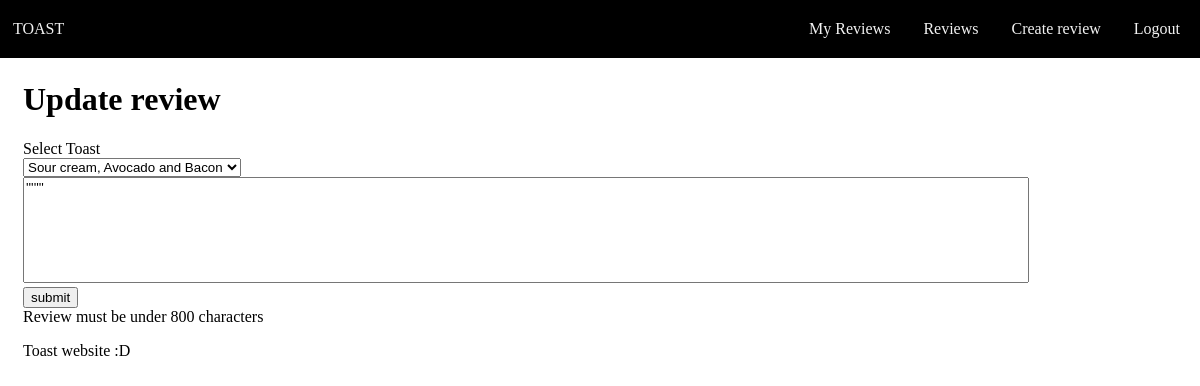
Before: /update_reviews (signed in) with the older database file.
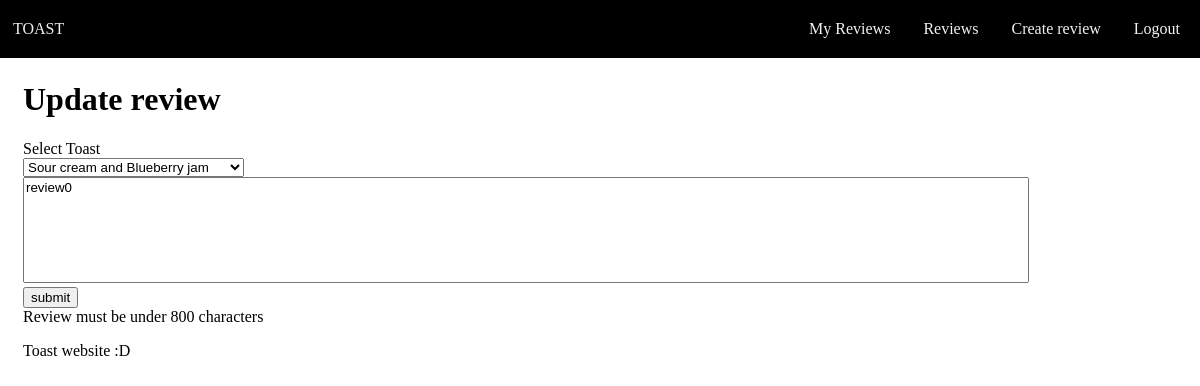
After: the same page with the newer database file.
### tables this page shows
CREATE TABLE Reviews (id INTEGER PRIMARY KEY AUTOINCREMENT, user_id INTEGER REFERENCES Users (id), review TEXT NOT NULL, toast_id, approval INTEGER);

### routes.py (the view, shortened to what this page needs)
@app.route('/update_reviews', methods=['GET', 'POST'])
def update_reviews():
    if request.method == 'GET':
        username = session['username']
        query = "SELECT t.id, description, review FROM reviews as r join users as u on r.user_id = u.id join Toast as t on r.toast_id = t.id WHERE u.username = ?"
        toasts = sql_queries(query, 1, (username, ))
        return render_template('update_reviews.html', toasts=toasts)

### routes.py (called while the page is built)
def sql_queries(query, option, data=None):
    connection = sqlite3.connect('toast.db')
    cursor = connection.cursor()
    if data:
        cursor.execute(query, data)
    else:
        cursor.execute(query)
    if option == 0:
        result = cursor.fetchone()
        return result
    elif option == 1:
        result = cursor.fetchall()
        return result
    else:
        connection.commit()
    connection.close()

### templates/update_reviews.html (shortened to what this page needs)
{% extends 'layout.html' %}
{% block h1 -%}Update review{%- endblock %}
    {% block main -%}
        <form name="Toast Reviewed" method="post">
            <label>Select Toast</label>
            <br>
            <select id="review" name="toast_id" onchange="fetchReview()">
                {% for toast in toasts %}
                <option value="{{ toast[0] }}" review="{{ toast[2] }}" SELECTED>{{ toast[1] }}</option>
                {% endfor %}
            </select>
            <br>
            <textarea name="review" id="amongus" maxlength="800">{{toasts[-1][2]}}</textarea>
            <br>
            <input type="submit" value="submit">
        </form>
        Review must be under 800 characters
    {%- endblock %}

### templates/layout.html (shortened to what this page needs)
<!DOCTYPE html>
<html lang="en">
    <head>
        <link rel="stylesheet" href="static/style.css">
    </head>
    <body>
        <header>
            <h1>
                <br>
                {% block h1 %}{% endblock %}
            </h1>
        </header>
        <navbar>
            <div>
                <a href="/" id="nav_toast">TOAST</a>
                <a href="/create_reviews" class="object">Create review</a>
                <a href="/reviews" class="object">Reviews</a>
                <a href="/my_reviews" class="object">My Reviews</a>
                <a href="/" class="object">Home</a>
            </div>
        </navbar>
    {% if session['username'] %}
        <navbar>
            <div>
                <a href="/" id="nav_toast">TOAST</a>
                <a href="/logout" class="object">Logout</a>
                <a href="/create_reviews" class="object">Create review</a>
                <a href="/reviews" class="object">Reviews</a>
                <a href="/my_reviews" class="object">My Reviews</a>
            </div>
        </navbar>
    {% endif %}
        <main>
            {% block main %}
            {% endblock %}
        </main>
        <footer>
            <p>Toast website :D</p>
        </footer>
    </body>
</html>

### static/style.css (style rules this page uses)
body { word-wrap: break-word; padding:15px; }
div { background-color: #000000; padding-right: 94.7%; position: fixed; top: 0; left: 0; right: 0; width: 100%; z-index: 100; }
.object { float: right; display: block; color: #f2f2f2; text-align: center; text-decoration: none; padding: 20px; padding-left: 13px; font-size: 16px; font-family: 'Arvo'; }
#nav_toast { float: left; display: block; color: #f2f2f2; text-align: center; text-decoration: none; padding: 20px; padding-left: 13px; font-size: 16px; font-family: 'Arvo' }
textarea { resize: none; width: 1000px; height: 100px; font-family: Arial, Helvetica, sans-serif; }

Changed rows visible on the page:
removed Reviews: review "'''''''"
added Reviews: review "review0"
Other visible differences:
form field toast_id: "Sour cream, Avocado and Bacon" → "Sour cream and Blueberry jam"
